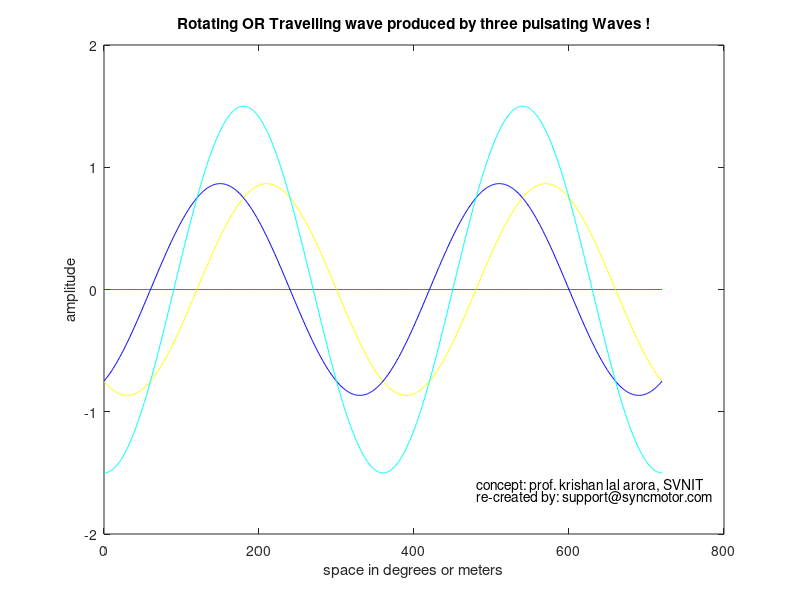

Source code (MATLAB):
% Model         :   electromagic
% Description   :   A program to simulate rotating magnetic fields 
%                   OR travelling magnetic fields produced from 
%                   addition of three pulsating waveforms
%                   Press Ctrl+C to stop simulation!
% File name     :   sync_three.m
% contact       :   support@syncmotor.com

% Copyright 2025-26 Synchronous Drives & Inverters Private Limited

clear all;
d = [0:1:720]; %space in degrees or meters, just for x-axis of the plot.
x = [0:2*pi/360:4*pi]; %sine angle in radians, for calculation of amplitude.
f = 0.1; %frequency of harmonic wave.
Ts = 100e-3;            %sec // sample time for simulation
T_simulation = 25;      %sec // total simulation time
display('Press Ctrl+C to stop simulation!')

for t = 0:Ts:T_simulation;
    y = 2*pi*f*t;
    z1 = sin(x)*sin(y);
    z2 = sin(x-(2*pi/3))*sin(y-(2*pi/3)); 
    z3 = sin(x-(-2*pi/3))*sin(y-(-2*pi/3)); 
    a = z1+z2+z3;
    axis([0 720 -2 2]);
    drawnow
    plot(d,z1,'r-',d,z2,'y-',d,z3,'b-',d,a,'c-')
    title('Rotating OR Travelling wave produced by three pulsating Waves !')
    xlabel('space in degrees or meters')
    ylabel('amplitude')
    text(480,-1.6,'concept: prof. krishan lal arora, SVNIT')
    text(480,-1.7,'re-created by: support@syncmotor.com')
end
